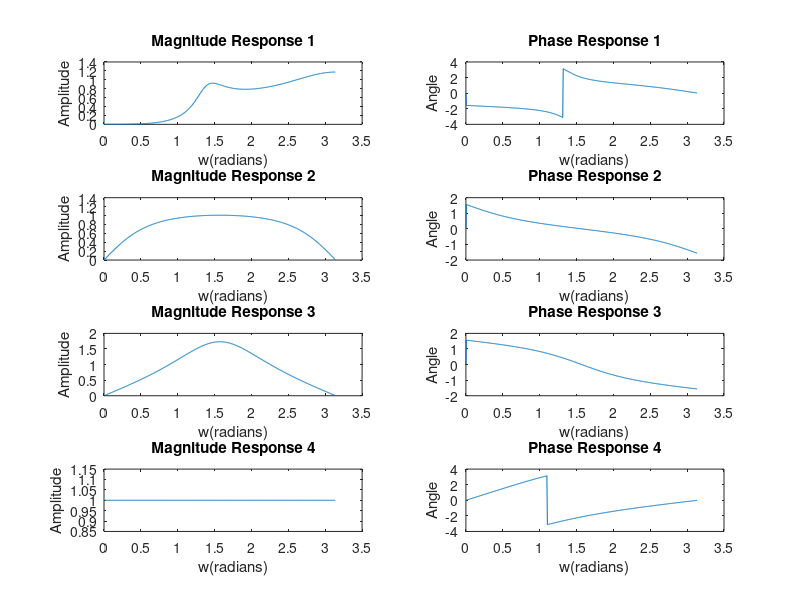

Write the MATLAB code that produced this figure.
a1 = [1 0.13 0.52 0.3];
b1 = [0.16 -0.48 0.48 -0.16];

a2 = [1 0 -0.26];
b2 = [0.634 0 -0.634];

a3 = [1 0 0.268];
b3 = [0.634 0 -0.634];

a4 = [1 -5 10];
b4 = [10 -5 1];

N = 512;

[h1, w1] = freqz(b1, a1, N);
[h2, w2] = freqz(b2, a2, N);
[h3, w3] = freqz(b3, a3, N);
[h4, w4] = freqz(b4, a4, N);

subplot(421), plot(w1,abs(h1));
title('Magnitude Response 1'), xlabel('w(radians)'), ylabel('Amplitude'); 
subplot(422), plot(w1,angle(h1));
title('Phase Response 1'), xlabel('w(radians)'), ylabel('Angle');

subplot(423), plot(w2,abs(h2));
title('Magnitude Response 2'), xlabel('w(radians)'), ylabel('Amplitude'); 
subplot(424), plot(w2,angle(h2));
title('Phase Response 2'), xlabel('w(radians)'), ylabel('Angle');

subplot(425), plot(w3,abs(h3));
title('Magnitude Response 3'), xlabel('w(radians)'), ylabel('Amplitude'); 
subplot(426), plot(w3,angle(h3));
title('Phase Response 3'), xlabel('w(radians)'), ylabel('Angle');

subplot(427), plot(w4,abs(h4));
title('Magnitude Response 4'), xlabel('w(radians)'), ylabel('Amplitude'); 
subplot(428), plot(w4,angle(h4));
title('Phase Response 4'), xlabel('w(radians)'), ylabel('Angle');
